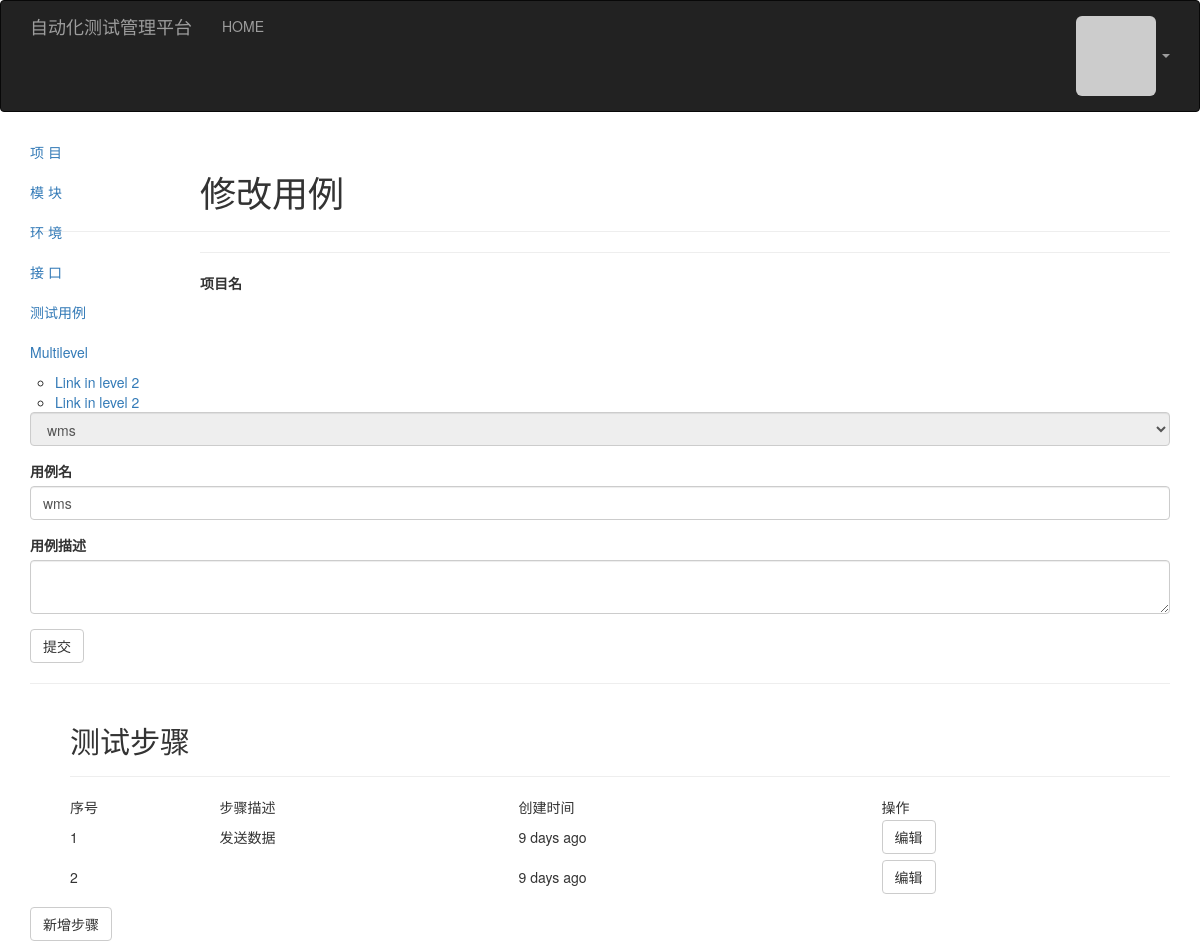
Screenshot of /testcase/edit/1 (signed in) with the database file from the repository.
### model.py (models this page shows)
class TestCase(db.Model):
    __tablename__ = "testcases"
    id = db.Column(db.Integer, primary_key=True)
    name = db.Column(db.String(256), unique=True)
    timestamp = db.Column(db.DateTime, index=True, default=datetime.utcnow())
    desc = db.Column(db.Text())
    interface_id = db.Column(db.Integer, db.ForeignKey('interfaces.id'))
    project_id = db.Column(db.Integer, db.ForeignKey('projects.id'))
    steps = db.relationship('TestCaseStep', backref='testcase',lazy='dynamic')

class TestCaseStep(db.Model):
    __tablename__ = "steps"
    id = db.Column(db.Integer, primary_key=True)
    index = db.Column(db.Integer)
    desc = db.Column(db.String(500), unique=True)
    data = db.Column(db.Text())
    code = db.Column(db.Text())
    timestamp = db.Column(db.DateTime, index=True, default=datetime.utcnow())
    testcase_id = db.Column(db.Integer, db.ForeignKey('testcases.id'))
    interface_id = db.Column(db.Integer, db.ForeignKey('interfaces.id'))

### app/project/testcase_views.py (the view)
@project.route("/testcase/edit/<id>", methods=["get"])
@login_required
def testcase_edit(id):
    testcase = TestCase.query.filter_by(id=id).first()
    testcase_form = TestCaseForm()
    testcase_form.project_id.choices = [(testcase.project_id, Project.query.filter_by(id=testcase.project_id).first().name)]
    testcase_form.name.data = testcase.name
    testcase_form.desc.data = testcase.desc
    teststep_form = TestStepForm()
    teststep_form.testcase_id.data = id
    teststep_form.interface_id.choices = [(row.id, row.uri) for row in Interface.query.all()]
    case_steps = TestCaseStep.query.filter_by(testcase_id=id).all()
    return render_template("testcase/edit.html", testcase_form=testcase_form, teststep_form=teststep_form, steps=case_steps)

### app/project/testcaseforms.py
class TestCaseForm(FlaskForm):
    project_id = SelectField("项目名", validators=[DataRequired()], id='select_project')
    name = StringField("用例名", validators=[DataRequired(), Length(1, 256)])
    desc = TextAreaField("用例描述")
    submit = SubmitField("提交")

class TestStepForm(FlaskForm):
    interface_id = SelectField("接口uri",validators=[DataRequired()], id='select_interface')
    testcase_id = HiddenField()
    index = IntegerField("序号")
    desc = TextAreaField("步骤描述")
    datas = StringField("数据")
    code = CKEditorField("代码")
    submit = SubmitField("提交")

### model.py (called while the page is built)
@login_manager.user_loader
def load_user(user_id):
    return User.query.get(int(user_id))

    def gravatar(self, size=100, default="identicon", rating='g'):
        use_ssl = True if request.is_secure else False
        if self.avatar_hash:
            url = 'https://secure.gravatar.com/avatar' if use_ssl else 'http://www.gravatar.com/avatar'
            return '{url}/{hash}?s={size}&d={default}&r={rating}'.format(
                url=url, hash=self.avatar_hash, size=size, default=default, rating=rating)
        return libgravatar.Gravatar(self.email).get_image(size=size, default=default, rating=rating, use_ssl=use_ssl)

### app/templates/testcase/edit.html (shortened to what this page needs)
{% extends 'base.html' %}
{% import 'bootstrap/wtf.html' as wtf %}
{% block head %}
        {{ super() }}
{% endblock %}
{% block page_content %}
    <div class="page-header">
        <h1>修改用例</h1>
    </div>
    <hr>
    <form method="POST" id="testcase-edit">
        {{ testcase_form.project_id.label }}
        <div class='form-group'>
            {{ testcase_form.project_id(class="form-control", readonly="true") }}
        </div>
        {{ testcase_form.name.label }}
        <div class='form-group'>
            {{ testcase_form.name(class="form-control") }}
        </div>
        {{ testcase_form.desc.label }}
        <div class='form-group'>
            {{ testcase_form.desc(class="form-control") }}
        </div>
    </form>
    <intput class="btn btn-default" type="button" onclick="add_testcase()">提交</intput>
    <hr>
    {% if steps %}
        {% include 'testcase/show_step.html' %}
    {% endif %}
    <button class="btn btn-default" data-toggle="modal" data-target="#addStep">
        新增步骤
    </button>
{% endblock %}

### app/templates/testcase/show_step.html
<ul class="projects">
    <div class="page-header">
        <h2>测试步骤</h2>
    </div>
    <table width="100%">
        <tr>
            <td>序号</td>
            <td>步骤描述</td>
            <td>创建时间</td>
            <td>操作</td>
        </tr>
        {% for step in steps %}
            <div class="profile-thumbnail">
                <tr>
                    <td>{{ step.index }} </td>
                    <td>{{ step.desc }} </td>
                    <td style="text-align:left;">{{ moment(step.timestamp).fromNow() }}</td>
                    <td height="40px">
                        <button type="button" class="btn btn-default"
                                onclick="location.href='{{ url_for('project.testcase_edit',id=teststep_form.testcase_id.data) }}'">
                            编辑
                        </button>
                    </td>
                </tr>
            </div>
        {% endfor %}
    </table>
</ul>

### rows the page displays
TestCase: project_id "wms", name "wms"
TestCaseStep: index "1", desc "发送数据", timestamp "9 days ago"
TestCaseStep: index "2", timestamp "9 days ago"

### other values shown
{{ testcase_form.project_id.label }} "项目名"
{{ testcase_form.name.label }} "用例名"
{{ testcase_form.desc.label }} "用例描述"
